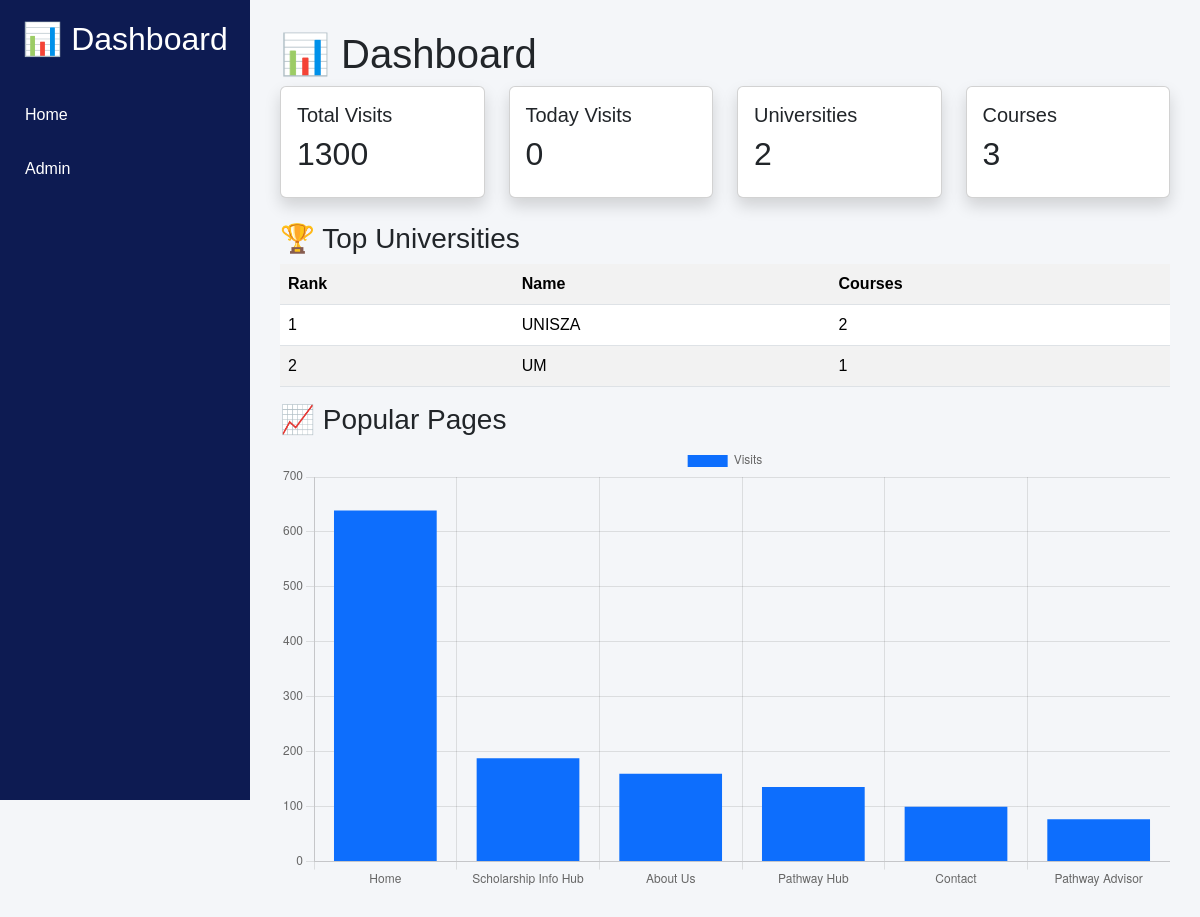
The page /dashboard/ (signed in) on the database its author committed.
### main/models.py (models this page shows, shortened)
class University(models.Model):
    name = models.CharField(max_length=100, unique=True)
    logo = models.ImageField(upload_to='university_logos/', blank=True, null=True)
    class Meta:
        verbose_name_plural = "Universities"

### main/views.py (the view)
# urls.py: path('dashboard/', views.dashboard, name='dashboard'),
@login_required
def dashboard(request):
    return render(request, 'dashboard.html', {
        'total_visits': Visitor.objects.count(),
        'today_visits': Visitor.objects.filter(visited_at__date=date.today()).count(),
        'universities': University.objects.annotate(total_courses=Count('university_courses')).order_by('-total_courses'),
        'popular_pages': Visitor.objects.values('page').annotate(total=Count('page')).order_by('-total'),
        'total_universities': University.objects.count(),
        'total_courses': Course.objects.count(),
        'total_scholarships': Scholarship.objects.count(),
    })

### main/templates/dashboard.html (shortened to what this page needs)
<!DOCTYPE html>
<html>
<head>
<link href="https://cdn.jsdelivr.net/npm/bootstrap@5.3.3/dist/css/bootstrap.min.css" rel="stylesheet">
</head>
<body>
<div class="sidebar">
    <h2>📊 Dashboard</h2>
    <a href="/dashboard/">Home</a>
    <a href="/admin/">Admin</a>
</div>
<div class="main">
<h1>📊 Dashboard</h1>
<div class="row">
<div class="col-md-3">
<div class="card p-3 shadow">
<h5>Total Visits</h5>
<h2>{{ total_visits }}</h2>
</div>
</div>
<div class="col-md-3">
<div class="card p-3 shadow">
<h5>Today Visits</h5>
<h2>{{ today_visits }}</h2>
</div>
</div>
<div class="col-md-3">
<div class="card p-3 shadow">
<h5>Universities</h5>
<h2>{{ total_universities }}</h2>
</div>
</div>
<div class="col-md-3">
<div class="card p-3 shadow">
<h5>Courses</h5>
<h2>{{ total_courses }}</h2>
</div>
</div>
</div>
<h3 class="mt-4">🏆 Top Universities</h3>
<table class="table table-striped">
<tr>
<th>Rank</th>
<th>Name</th>
<th>Courses</th>
</tr>
{% for i in universities %}
<tr>
<td>{{ forloop.counter }}</td>
<td>{{ i.name }}</td>
<td>{{ i.total_courses }}</td>
</tr>
{% endfor %}
</table>
<h3>📈 Popular Pages</h3>
<canvas id="chart"></canvas>
</div>
<script>
new Chart(document.getElementById('chart'), {
    type: 'bar',
    data: {
        labels: [{% for p in popular_pages %}"{{ p.page }}",{% endfor %}],
        datasets: [{
            label: 'Visits',
            data: [{% for p in popular_pages %}{{ p.total }},{% endfor %}],
            backgroundColor: '#0d6efd'
        }]
    }
});
</script>
</body>
</html>

### main/templates/dashboard.html (style rules this page uses)
body { margin:0; background:#f4f6f9; font-family:Arial; }
.sidebar { width:250px; height:100vh; background:#0d1b52; position:fixed; color:white; padding-top:20px; }
.sidebar h2 { text-align:center; margin-bottom:30px; }
.sidebar a { display:block; color:white; padding:15px 25px; text-decoration:none; }
.main { margin-left:250px; padding:30px; }

### rows shown on the page
University: name "UNISZA", total_courses "2"
University: name "UM", total_courses "1"

### other values the page prints
{{ total_visits }} "1300"
{{ today_visits }} "0"
{{ total_universities }} "2"
{{ total_courses }} "3"
chart data {{ p.page }} Home, Scholarship Info Hub, About Us, Pathway Hub, Contact, Pathway Advisor
chart data {{ p.total }} 639, 188, 160, 136, 100, 77
